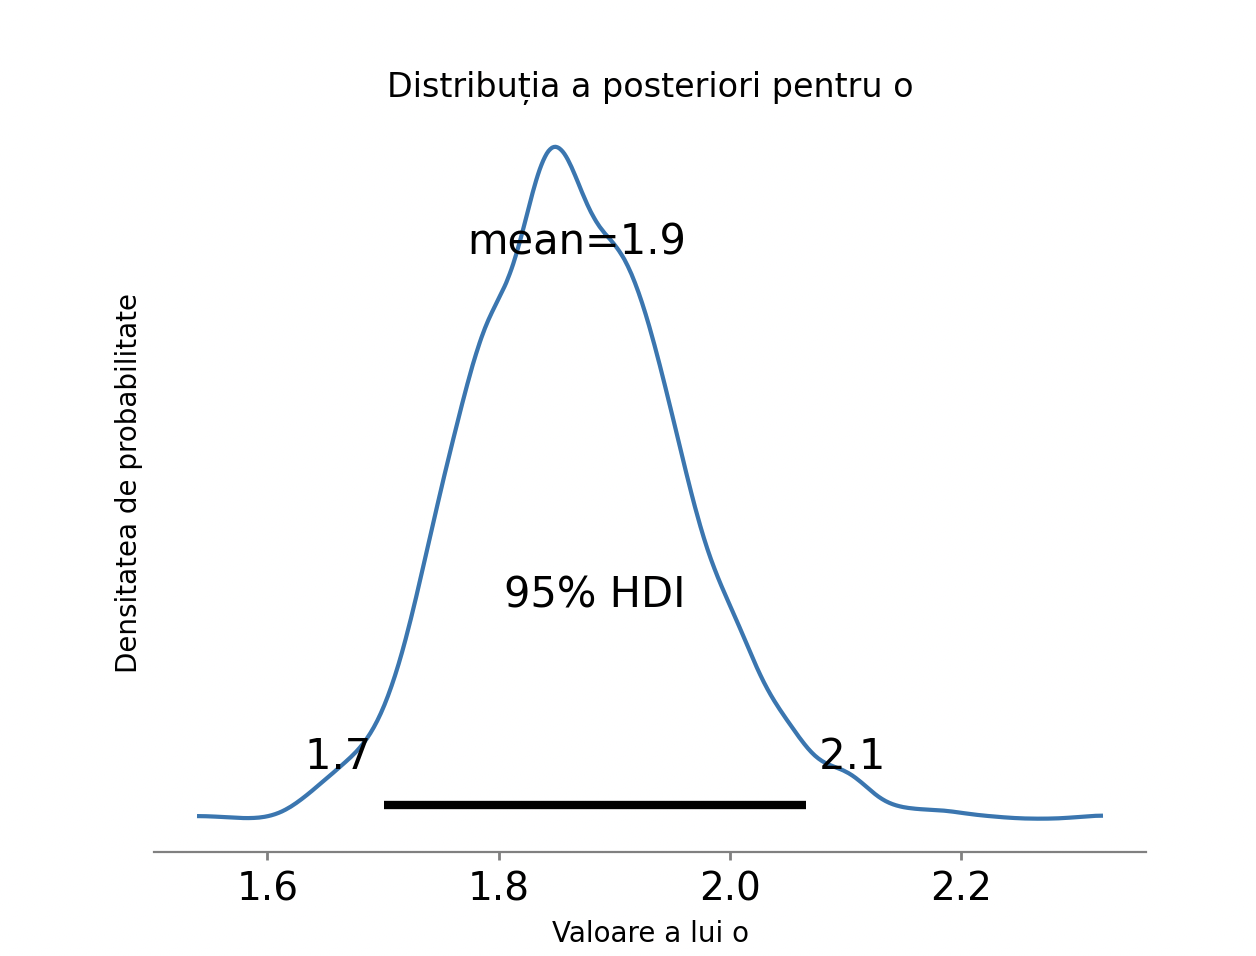

The Python source for this figure:
import pymc3 as pm
import numpy as np
import matplotlib.pyplot as plt

# Generam 200 de timpi medii de asteptare de o distributie normala
np.random.seed(42)  # Pentru reproducibilitate
timpi_medii_asteptare = np.random.normal(loc=10, scale=2, size=200)

# Definim modelul in PyMC
with pm.Model() as model:
    # Alegem distributii a priori pentru parametrii medie (u) și dispersie (o)
    u = pm.Normal('u', mu=10, sd=2)
    sigma = pm.HalfNormal('sigma', sd=2)

    # Definim distributia normala a datelor observate
    observed_data = pm.Normal('observed_data', mu=u, sd=sigma, observed=timpi_medii_asteptare)

# Efectuam inferenta Bayesiană
if __name__ == '__main__':
    with model:
        trace = pm.sample(1000, tune=1000)

    # Vizualizam distributia a posteriori pentru parametrul o
    pm.plot_posterior(trace['sigma'], hdi_prob=0.95)
    plt.title('Distribuția a posteriori pentru o')
    plt.xlabel('Valoare a lui o')
    plt.ylabel('Densitatea de probabilitate')
    plt.show()


#Modelul: se defineste un model in care timpul mediu de asteptare este modelat printr-o distributie normala, cu parametrii mediei (u) și dispersiei (o).
#Distributia normala a datelor observate este definita pentru a reflecta variabilitatea observatiilor
#u medie : Distributie medie cu medie 10 și dispersie (sd) 2
#o dispersie : Distributie HalfNormal cu dispersie 2
#Distributiile a priori sunt alese pentru a reflecta cunostintele sau presupunerile initiale despre parametrii modelului intainte de a observa datele
#Alegerea distributiilor normale este comuna pentru parametrii care sunt susceptibili de a avea o distributie gaussiana in practica
